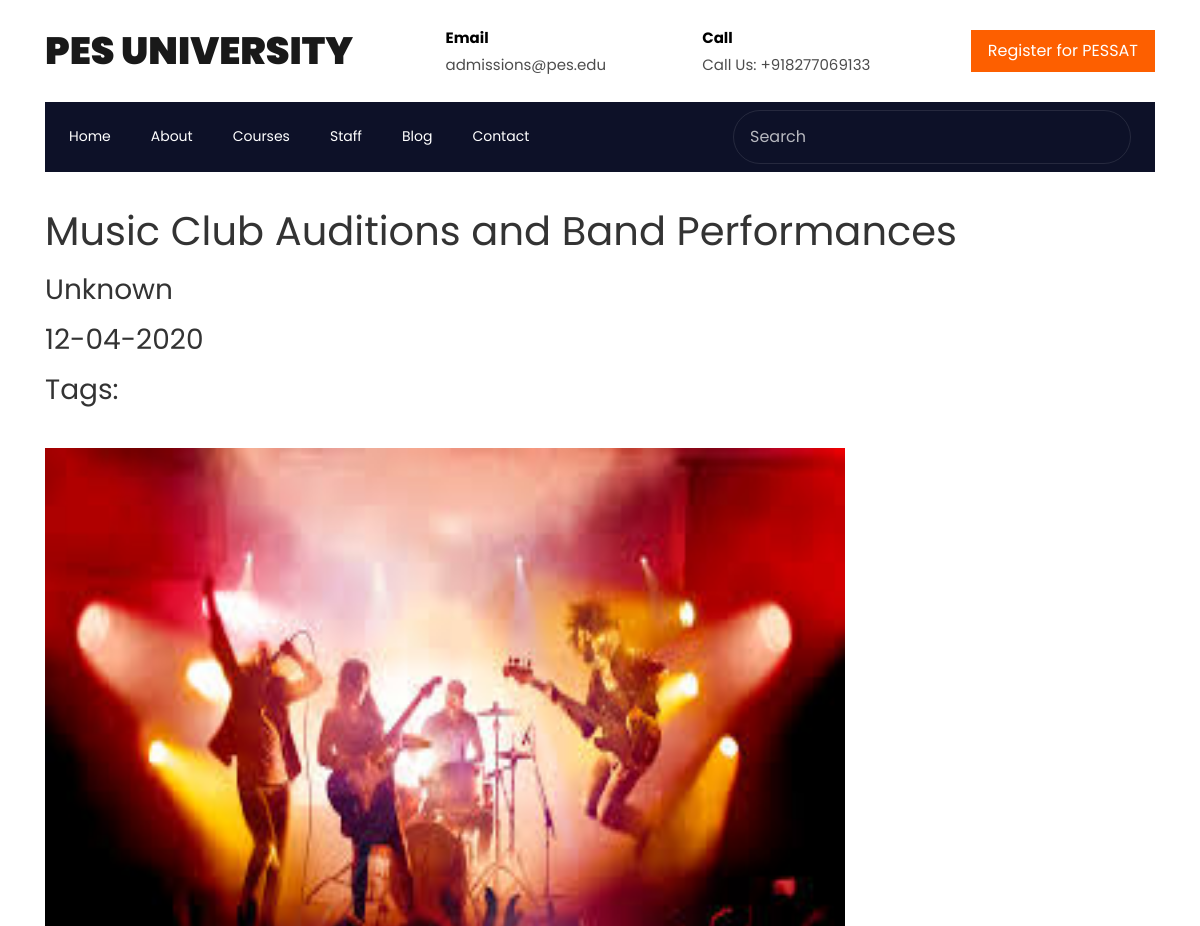
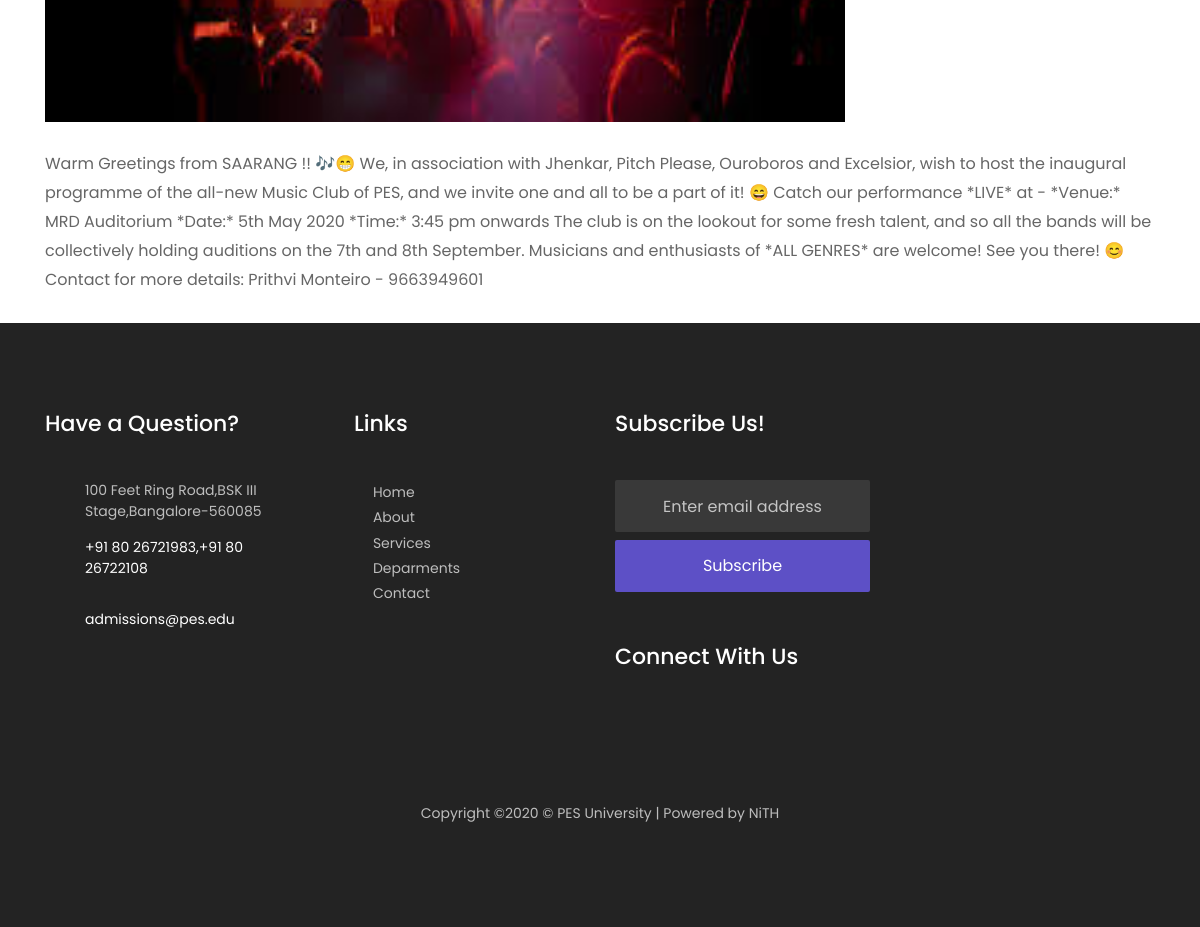
Screenshot of /post/2 with the database file from the repository (2 pictures, top to bottom).
### tables this page shows
CREATE TABLE blog
(
	post_id integer primary key autoincrement,
	heading varchar unique,
	posted_by varchar,
	datetime DATETIME,
	post varchar
, img varchar);

### views.py (the view)
@app.route('/post/<post_id>')
def post(post_id):
	conn = sqlite3.connect('KM.db')
	c=conn.cursor()
	c.execute("select * from blog where post_id="+post_id+";")
	e=list(c)[0]
	d={}
	d["post"]=e
	c.execute("select hashtag from hashtag where post_id="+post_id+";")
	l=[]
	l=list(map(lambda x: x[0],c))
	d["hashtag"]=l
	print(l)
	return render_template('post.html',data=d)

### templates/post.html (shortened to what this page needs)
<!DOCTYPE html>
<html>
  <head>
    <link rel="stylesheet" href="{{url_for('static',filename='css/open-iconic-bootstrap.min.css')}}">
    <link rel="stylesheet" href="{{url_for('static',filename='css/animate.css')}}">
    <link rel="stylesheet" href="{{url_for('static',filename='css/owl.carousel.min.css')}}">
    <link rel="stylesheet" href="{{url_for('static',filename='css/owl.theme.default.min.css')}}">
    <link rel="stylesheet" href="{{url_for('static',filename='css/magnific-popup.css')}}">
    <link rel="stylesheet" href="{{url_for('static',filename='css/aos.css')}}">
    <link rel="stylesheet" href="{{url_for('static',filename='css/ionicons.min.css')}}">
    <link rel="stylesheet" href="{{url_for('static',filename='css/flaticon.css')}}">
    <link rel="stylesheet" href="{{url_for('static',filename='css/icomoon.css')}}">
    <link rel="stylesheet" href="{{url_for('static',filename='css/style.css')}}">
  </head>
<body>
    <div class="bg-top navbar-light">
        <div class="container">
            <div class="row no-gutters d-flex align-items-center align-items-stretch">
                <div class="col-md-4 d-flex align-items-center py-4">
                    <a class="navbar-brand" href="/"> PES University </a>
                </div>
                <div class="col-lg-8 d-block">
                    <div class="row d-flex">
                        <div class="col-md d-flex topper align-items-center align-items-stretch py-md-4">
                            <div class="icon d-flex justify-content-center align-items-center"><span class="icon-paper-plane"></span></div>
                            <div class="text">
                                <span>Email</span>
                                <span>admissions@pes.edu</span>
                            </div>
                        </div>
                        <div class="col-md d-flex topper align-items-center align-items-stretch py-md-4">
                            <div class="icon d-flex justify-content-center align-items-center"><span class="icon-phone2"></span></div>
                            <div class="text">
                                <span>Call</span>
                                <span>Call Us: +918277069133</span>
                            </div>
                        </div>
                        <div class="col-md topper d-flex align-items-center justify-content-end">
                            <p class="mb-0">
                                <a href="#" class="btn py-2 px-3 btn-primary d-flex align-items-center justify-content-center">
                                    <span>Register for PESSAT</span>
                                </a>
                            </p>
                        </div>
                    </div>
                </div>
            </div>
          </div>
    </div>
          <nav class="navbar navbar-expand-lg navbar-dark bg-dark ftco-navbar-light" id="ftco-navbar">
        <div class="container d-flex align-items-center px-4">
          <form action="#" class="searchform order-lg-last">
          <div class="form-group d-flex">
            <input type="text" class="form-control pl-3" placeholder="Search">
            <button type="submit" placeholder="" class="form-control search"><span class="ion-ios-search"></span></button>
          </div>
        </form>
          <div class="collapse navbar-collapse" id="ftco-nav">
            <ul class="navbar-nav mr-auto">
                <li class="nav-item"><a href="/" class="nav-link pl-0">Home</a></li>
                <li class="nav-item"><a href="/about" class="nav-link">About</a></li>
                <li class="nav-item"><a href="/courses" class="nav-link">Courses</a></li>
                <li class="nav-item"><a href="/teacher" class="nav-link">Staff</a></li>
                <li class="nav-item"><a href="/blog" class="nav-link">Blog</a></li>
              <li class="nav-item"><a href="/contact" class="nav-link">Contact</a></li>
            </ul>
          </div>
        </div>
      </nav>
<div class="container">
	<br>
<h1>{{data['post'][1]}}</h1>
<h3>{{data['post'][2]}}</h3>
<h3>{{data['post'][3]}}</h3>
<h3>
	Tags:
</h3><br>
<img src="{{url_for('static',filename='media/'+data['post'][5])}}" height="600" width="800"></img><br><br>
{{data['post'][4]}}<br><br>
</div>
<footer class="ftco-footer ftco-bg-dark ftco-section">
            <div class="container">
              <div class="row mb-5">
                <div class="col-md-6 col-lg-3">
                  <div class="ftco-footer-widget mb-5">
                      <h2 class="ftco-heading-2">Have a Question?</h2>
                      <div class="block-23 mb-3">
                        <ul>
                          <li><span class="icon icon-map-marker"></span><span class="text">  100 Feet Ring Road,BSK III Stage,Bangalore-560085</span></li>
                          <li><a href="#"><span class="icon icon-phone"></span><span class="text">+91 80 26721983,+91 80 26722108</span></a></li>
                          <li><a href="#"><span class="icon icon-envelope"></span><span class="text">admissions@pes.edu</span></a></li>
                        </ul>
                      </div>
                  </div>
                </div>
              <div class="col-md-6 col-lg-3">
                  <div class="ftco-footer-widget mb-5 ml-md-4">
                    <h2 class="ftco-heading-2">Links</h2>
                    <ul class="list-unstyled">
                      <li><a href="#"><span class="ion-ios-arrow-round-forward mr-2"></span>Home</a></li>
                      <li><a href="#"><span class="ion-ios-arrow-round-forward mr-2"></span>About</a></li>
                      <li><a href="#"><span class="ion-ios-arrow-round-forward mr-2"></span>Services</a></li>
                      <li><a href="#"><span class="ion-ios-arrow-round-forward mr-2"></span>Deparments</a></li>
                      <li><a href="#"><span class="ion-ios-arrow-round-forward mr-2"></span>Contact</a></li>
                    </ul>
                  </div>
                </div>
                <div class="col-md-6 col-lg-3">
                  <div class="ftco-footer-widget mb-5">
                      <h2 class="ftco-heading-2">Subscribe Us!</h2>
                    <form action="#" class="subscribe-form">
                      <div class="form-group">
                        <input type="text" class="form-control mb-2 text-center" placeholder="Enter email address">
                        <input type="submit" value="Subscribe" class="form-control submit px-3">
                      </div>
                    </form>
                  </div>
                  <div class="ftco-footer-widget mb-5">
                      <h2 class="ftco-heading-2 mb-0">Connect With Us</h2>
                      <ul class="ftco-footer-social list-unstyled float-md-left float-lft mt-3">
                    </ul>
                  </div>
                </div>
              </div>
              <div class="row">
                <div class="col-md-12 text-center">
                  <p>
        Copyright &copy;<script>document.write(new Date().getFullYear());</script> © PES University | Powered by NiTH
        </p>
                </div>
              </div>
            </div>
          </footer>
        </body>
      </html>

### static/css/icomoon.css (style rules this page uses)
[class^="icon-"], [class*=" icon-"] { font-family: 'icomoon' !important; speak: none; font-style: normal; font-weight: normal; font-variant: normal; text-transform: none; line-height: 1; -webkit-font-smoothing: antialiased; -moz-osx-font-smoothing: grayscale; }
.icon-map-marker:before { content: "\f041"; }
.icon-phone:before { content: "\f095"; }
.icon-envelope:before { content: "\f0e0"; }
.icon-paper-plane:before { content: "\f1d8"; }
.icon-phone2:before { content: "\e0cd"; }

### rows the page displays
blog: heading "Music Club Auditions and Band Performances", posted_by "Unknown", datetime "12-04-2020", img (picture), post "Warm Greetings from SAARANG !! 🎶😁 We, in association with Jhenkar, Pitch Please, Ouroboros and Excelsior, wish to host the inaugural programme of the all-new Music Club of PES, and we invite one and all to be a part of it! 😄 Catch our performance *LIVE* at - *Venue:* MRD Auditorium *Date:* 5th May 2020 *Time:* 3:45 pm onwards The club is on the lookout for some fresh talent, and so all the bands will be collectively holding auditions on the 7th and 8th September. Musicians and enthusiasts of *ALL GENRES* are welcome! See you there! 😊 Contact for more details: Prithvi Monteiro - 9663949601"
